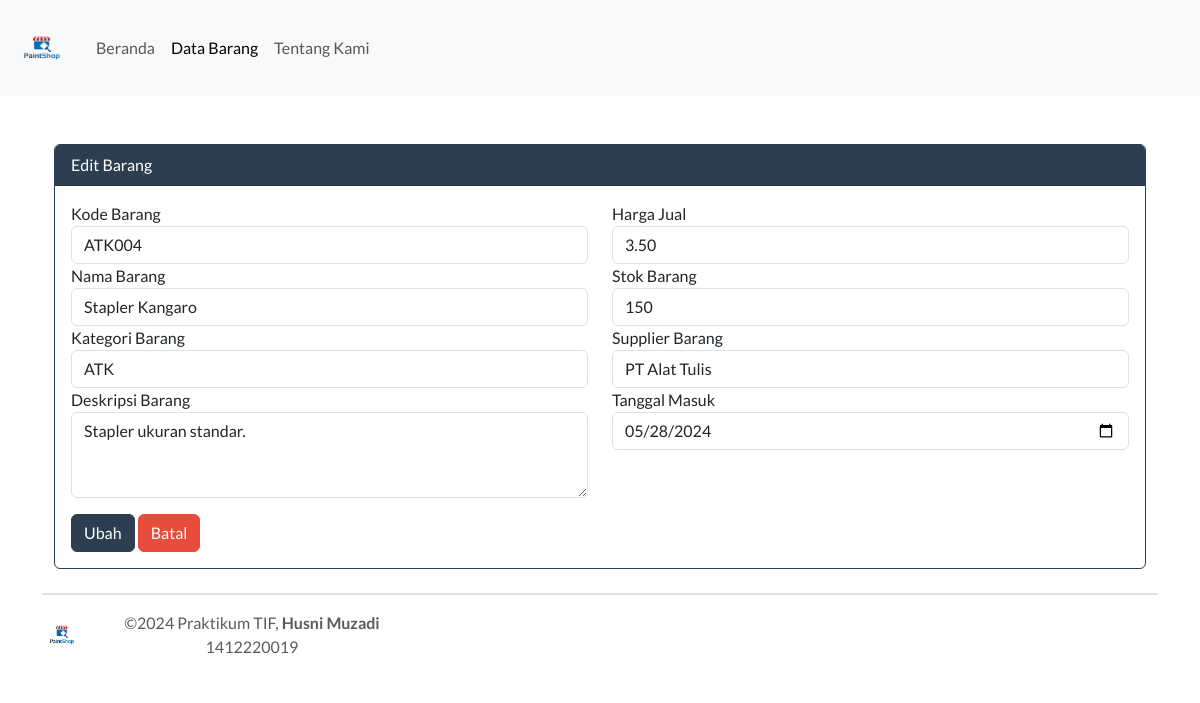
Screenshot of /barang/ubah_barang/39 with the database file from the repository.
### tables this page shows
CREATE TABLE `barang` (
  `ID_Barang` int NOT NULL,
  `Kode_Barang` varchar(10) DEFAULT NULL,
  `Nama_Barang` varchar(100) DEFAULT NULL,
  `Kategori_Barang` varchar(50) DEFAULT NULL,
  `Deskripsi_Barang` text,
  `Harga_Jual` decimal(10,2) DEFAULT NULL,
  `Stok_Barang` int DEFAULT NULL,
  `Supplier_Barang` varchar(100) DEFAULT NULL,
  `Tanggal_Masuk` date DEFAULT NULL
);

### application/controllers/Barang.php (called while the page is built, shortened)
<?php
class Barang extends CI_Controller {
    public function __construct() {
        $this->load->model('Barang_model');
        $this->load->library('form_validation');
        $this->load->library('session');
        $this->load->library('pagination');
    }
    public function edit_barang($id)
{
    $this->form_validation->set_rules('Kode_Barang', 'Kode Barang', 'required', [
        'required' => 'Kolom %s wajib diisi.'
    ]);
    $this->form_validation->set_rules('Nama_Barang', 'Nama Barang', 'required', [
        'required' => 'Kolom %s harus diisi.'
    ]);
    $this->form_validation->set_rules('Kategori_Barang', 'Kategori Barang', 'required', [
        'required' => 'Kolom %s harus diisi.'
    ]);
    $this->form_validation->set_rules('Deskripsi_Barang', 'Deskripsi Barang', 'required|min_length[20]', [
        'required' => 'Kolom %s harus diisi.',
        'min_length' => 'Kolom %s minimal harus memiliki 20 karakter.'
    ]);
    $this->form_validation->set_rules('Harga_Jual', 'Harga Jual', 'required|numeric', [
        'required' => 'Kolom %s harus diisi.',
        'numeric' => 'Kolom %s hanya boleh berisi angka.'
    ]);
    $this->form_validation->set_rules('Stok_Barang', 'Stok Barang', 'required|numeric', [
        'required' => 'Kolom %s harus diisi.',
        'numeric' => 'Kolom %s hanya boleh berisi angka.'
    ]);
    $this->form_validation->set_rules('Supplier_Barang', 'Supplier Barang', 'required', [
        'required' => 'Kolom %s harus diisi.'
    ]);
    $this->form_validation->set_rules('Tanggal_Masuk', 'Tanggal Masuk', 'required', [
        'required' => 'Kolom %s harus diisi.'
    ]);
    if ($this->form_validation->run() == false) {
        $data['title'] = 'Ubah Barang';
        $data['active_menu'] = 'data_barang';
        $data['barang'] = $this->Barang_model->get_barang_by_id($id);
        $data['content'] = $this->load->view('barang/ubah_barang', $data, true);
        $this->load->view('template/template', $data);
    }
}
}

### index.php (called while the page is built, shortened)
<?php
require_once BASEPATH.'core/CodeIgniter.php';

### application/models/Barang_model.php (called while the page is built, shortened)
<?php
class Barang_model extends CI_Model {
    public function get_barang_by_id($id_barang) {
        $query = $this->db->get_where('barang', array('ID_Barang' => $id_barang));
        return $query->row_array();
    }
}

### application/views/barang/ubah_barang.php (the view, shortened to what this page needs)
<!DOCTYPE html>
<html lang="en">
<head>
<link href="<?= base_url('assets/css/bootstrap.min.css') ?>" rel="stylesheet">
</head>
<body>
<div class="container mt-5">
    <div class="card border border-primary">
        <div class="card-header bg-primary text-white">
            <?php echo isset($barang) ? 'Edit Barang' : 'Tambah Barang'; ?>
        </div>
        <div class="card-body">
            <form action="<?php echo isset($barang) ? site_url('barang/edit_barang/' . $barang['ID_Barang']) : site_url('barang/tambah_barang'); ?>" method="post">
                <div class="row">
                    <div class="col-md-6">
                        <div class="form-group">
                            <label for="Kode_Barang">Kode Barang</label>
                            <input type="text" class="form-control" id="Kode_Barang" name="Kode_Barang" value="<?php echo isset($barang) ? $barang['Kode_Barang'] : set_value('Kode_Barang'); ?>">
                        </div>
                        <div class="form-group">
                            <label for="Nama_Barang">Nama Barang</label>
                            <input type="text" class="form-control" id="Nama_Barang" name="Nama_Barang" value="<?php echo isset($barang) ? $barang['Nama_Barang'] : set_value('Nama_Barang'); ?>">
                        </div>
                        <div class="form-group">
                            <label for="Kategori_Barang">Kategori Barang</label>
                            <input type="text" class="form-control" id="Kategori_Barang" name="Kategori_Barang" value="<?php echo isset($barang) ? $barang['Kategori_Barang'] : set_value('Kategori_Barang'); ?>">
                        </div>
                        <div class="form-group">
                            <label for="Deskripsi_Barang">Deskripsi Barang</label>
                            <textarea class="form-control" id="Deskripsi_Barang" name="Deskripsi_Barang" rows="3"><?php echo isset($barang) ? $barang['Deskripsi_Barang'] : set_value('Deskripsi_Barang'); ?></textarea>
                        </div>
                    </div>
                    <div class="col-md-6">
                        <div class="form-group">
                            <label for="Harga_Jual">Harga Jual</label>
                            <input type="text" class="form-control" id="Harga_Jual" name="Harga_Jual" value="<?php echo isset($barang) ? $barang['Harga_Jual'] : set_value('Harga_Jual'); ?>">
                        </div>
                        <div class="form-group">
                            <label for="Stok_Barang">Stok Barang</label>
                            <input type="text" class="form-control" id="Stok_Barang" name="Stok_Barang" value="<?php echo isset($barang) ? $barang['Stok_Barang'] : set_value('Stok_Barang'); ?>">
                        </div>
                        <div class="form-group">
                            <label for="Supplier_Barang">Supplier Barang</label>
                            <input type="text" class="form-control" id="Supplier_Barang" name="Supplier_Barang" value="<?php echo isset($barang) ? $barang['Supplier_Barang'] : set_value('Supplier_Barang'); ?>">
                        </div>
                        <div class="form-group">
                            <label for="Tanggal_Masuk">Tanggal Masuk</label>
                            <input type="date" class="form-control" id="Tanggal_Masuk" name="Tanggal_Masuk" value="<?php echo isset($barang) ? $barang['Tanggal_Masuk'] : set_value('Tanggal_Masuk'); ?>">
                        </div>
                    </div>
                </div>
                <div class="form-group">
                    <button type="submit" class="btn btn-primary btn-block mt-3"><?php echo isset($barang) ? 'Ubah' : 'Simpan'; ?></button>
                    <a href="<?php echo site_url('barang/data_barang'); ?>" class="btn btn-danger mt-3">Batal</a>
                </div>
            </form>
        </div>
    </div>
</div>
</body>
</html>

### rows the page displays
barang: Kode_Barang "ATK004", Nama_Barang "Stapler Kangaro", Kategori_Barang "ATK", Deskripsi_Barang "Stapler ukuran standar.", Harga_Jual "3.50", Stok_Barang "150", Supplier_Barang "PT Alat Tulis", Tanggal_Masuk "05/28/2024"
